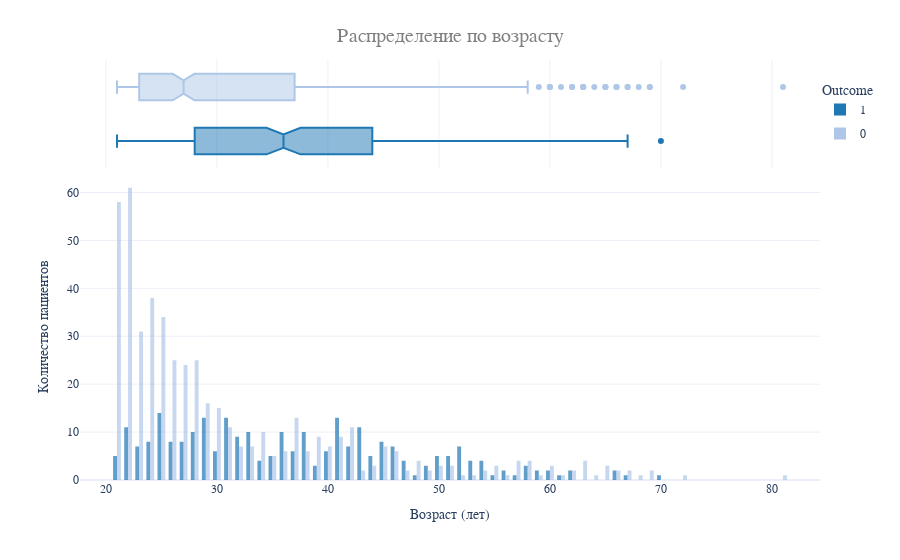

Here is the notebook cell this chart was saved with:
### Code cell
fig = px.histogram(
    df,
    x='Age',
    color='Outcome',
    template='plotly_white',
    marginal='box', opacity=0.7, nbins=100,
     color_discrete_sequence=colors,
    barmode='group', histfunc='count'
)

fig.update_layout(
    font_family='monospace',
    title=dict(
        text='Распределение по возрасту',
        x=0.5, y=0.95,
        font=dict(color=colors_gray[1], size=20)
    ),
    xaxis_title_text='Возраст (лет)',
    yaxis_title_text='Количество пациентов',
    legend=dict(
        x=1, y=0.96,
        bordercolor=colors_gray[2],
        borderwidth=0, tracegroupgap=5
    ),
    bargap=0.3,
)

fig.show()

### Figure 1 — Plotly figure (JSON) as saved in the notebook; plotly's stock layout.template omitted (floating-point values rounded to 4 significant figures; data arrays with more than 128 entries replaced by an {"elided": "..."} marker saying what was removed)
{"data": [{"alignmentgroup": "True", "bingroup": "x", "histfunc": "count", "hovertemplate": "Outcome=1<br>Age=%{x}<br>count=%{y}<extra></extra>", "legendgroup": "1", "marker": {"color": "#1f77b4", "opacity": 0.7, "pattern": {"shape": ""}}, "name": "1", "nbinsx": 100, "offsetgroup": "1", "orientation": "v", "showlegend": true, "type": "histogram", "x": {"elided": "268 int values"}, "xaxis": "x", "yaxis": "y"}, {"alignmentgroup": "True", "hovertemplate": "Outcome=1<br>Age=%{x}<extra></extra>", "legendgroup": "1", "marker": {"color": "#1f77b4"}, "name": "1", "notched": true, "offsetgroup": "1", "showlegend": false, "type": "box", "x": {"elided": "268 int values"}, "xaxis": "x2", "yaxis": "y2"}, {"alignmentgroup": "True", "bingroup": "x", "histfunc": "count", "hovertemplate": "Outcome=0<br>Age=%{x}<br>count=%{y}<extra></extra>", "legendgroup": "0", "marker": {"color": "#aec7e8", "opacity": 0.7, "pattern": {"shape": ""}}, "name": "0", "nbinsx": 100, "offsetgroup": "0", "orientation": "v", "showlegend": true, "type": "histogram", "x": {"elided": "500 int values"}, "xaxis": "x", "yaxis": "y"}, {"alignmentgroup": "True", "hovertemplate": "Outcome=0<br>Age=%{x}<extra></extra>", "legendgroup": "0", "marker": {"color": "#aec7e8"}, "name": "0", "notched": true, "offsetgroup": "0", "showlegend": false, "type": "box", "x": {"elided": "500 int values"}, "xaxis": "x2", "yaxis": "y2"}], "layout": {"bargap": 0.3, "barmode": "group", "font": {"family": "monospace"}, "legend": {"bordercolor": "#c0c0c0", "borderwidth": 0, "title": {"text": "Outcome"}, "tracegroupgap": 5, "x": 1, "y": 0.96}, "margin": {"t": 60}, "title": {"font": {"color": "#808080", "size": 20}, "text": "Распределение по возрасту", "x": 0.5, "y": 0.95}, "xaxis": {"anchor": "y", "domain": [0, 1], "title": {"text": "Возраст (лет)"}}, "xaxis2": {"anchor": "y2", "domain": [0, 1], "matches": "x", "showgrid": true, "showticklabels": false}, "yaxis": {"anchor": "x", "domain": [0, 0.7326], "title": {"text": "Количество пациентов"}}, "yaxis2": {"anchor": "x2", "domain": [0.7426, 1], "matches": "y2", "showgrid": false, "showline": false, "showticklabels": false, "ticks": ""}}}
